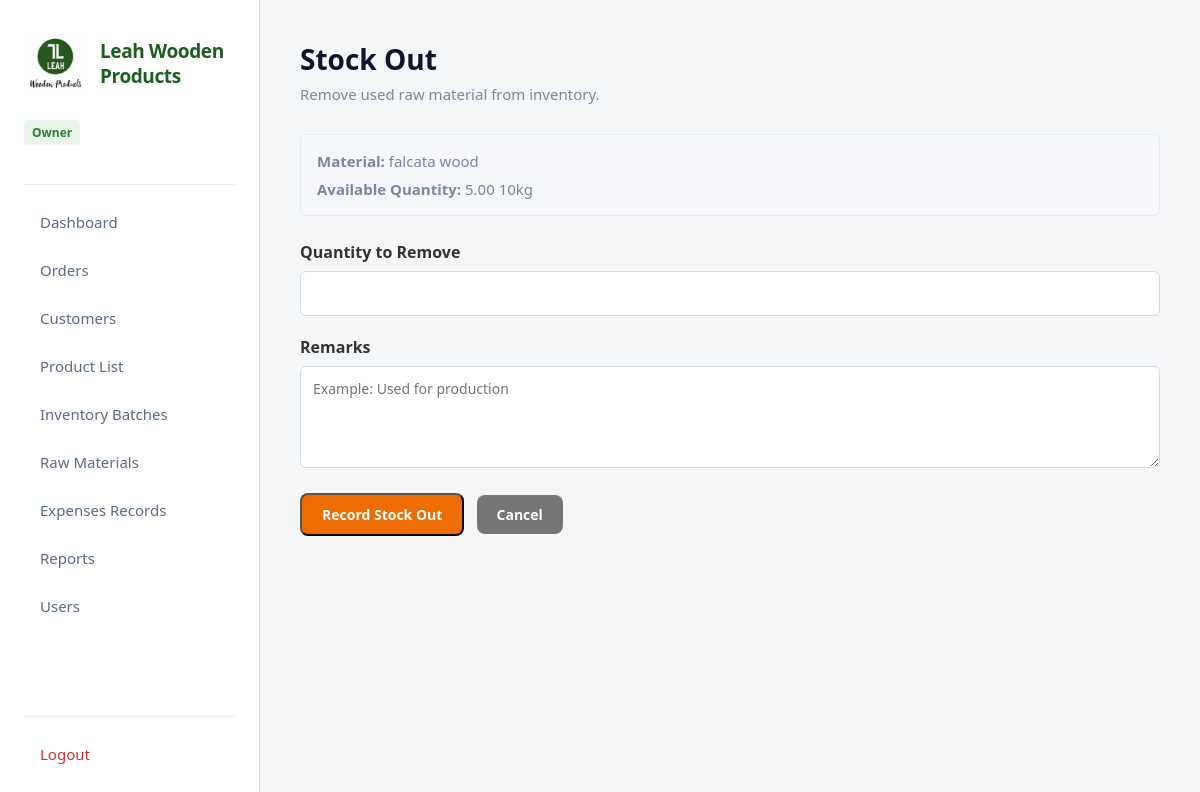
The app's page /raw_materials.php?action=stock_out&id=2 (signed in), older data.
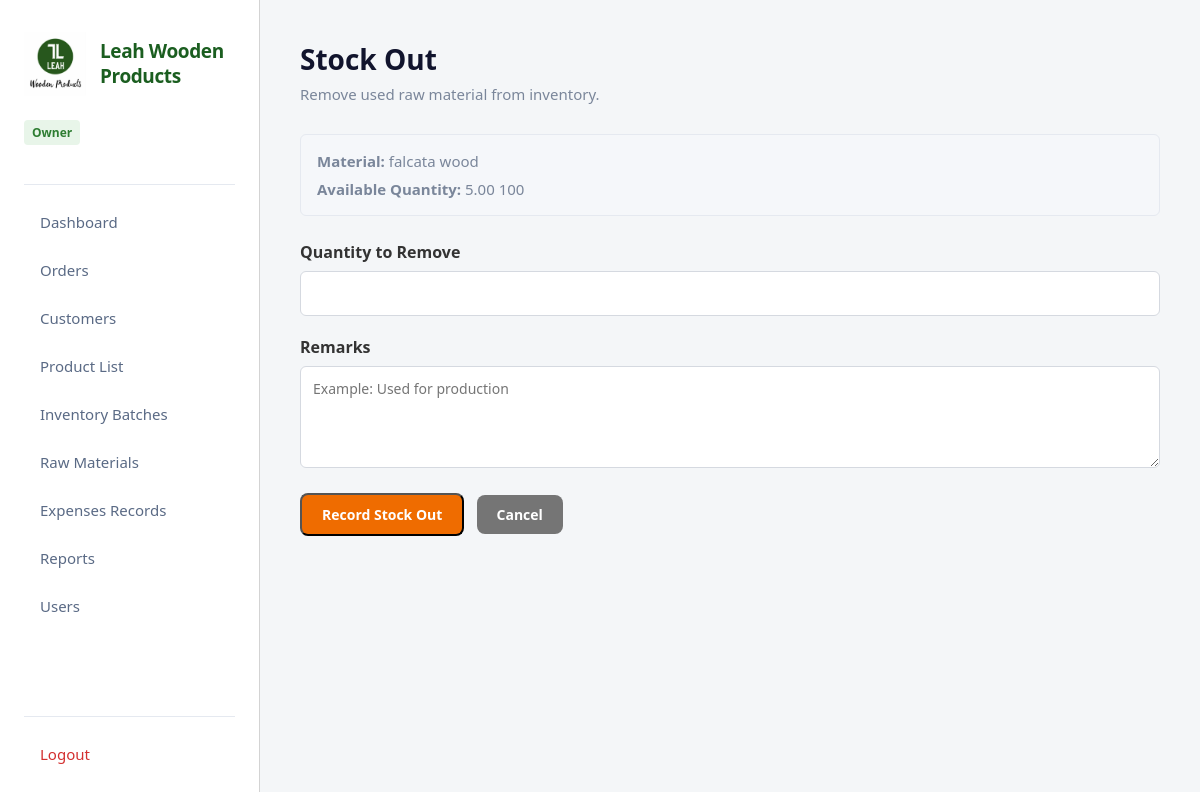
The same page, newer data.
### tables this page shows
CREATE TABLE `raw_materials` (
  `raw_material_id` int(11) NOT NULL,
  `material_name` varchar(150) NOT NULL,
  `description` text DEFAULT NULL,
  `unit` varchar(50) NOT NULL,
  `quantity` decimal(12,2) NOT NULL DEFAULT 0.00,
  `reorder_level` decimal(12,2) NOT NULL DEFAULT 0.00,
  `status` enum('Active','Inactive') NOT NULL DEFAULT 'Active',
  `created_at` datetime NOT NULL DEFAULT current_timestamp(),
  `updated_at` datetime NOT NULL DEFAULT current_timestamp() ON UPDATE current_timestamp()
);

### raw_materials.php (called while the page is built, shortened)
<?php
require_once 'config/database.php';
require_once 'app/controllers/RawMaterialController.php';
$controller = new RawMaterialController();
$controller->handleRequest();

### app/models/RawMaterial.php (called while the page is built, shortened)
<?php
class RawMaterial
{
    private $pdo;
    public function __construct($pdo)
    {
        $this->pdo = $pdo;
    }
    public function getById($id)
    {
        $stmt = $this->pdo->prepare("
            SELECT *
            FROM raw_materials
            WHERE raw_material_id = ?
        ");
        $stmt->execute([$id]);
        return $stmt->fetch(PDO::FETCH_ASSOC);
    }
}

### app/views/raw_materials/stock_out.php (the view, shortened to what this page needs)
<?php include 'app/views/layouts/header.php'; ?>
<div class="container">
    <?php include 'app/views/layouts/sidebar.php'; ?>
    <div class="content">
        <h1>Stock Out</h1>
        <p>
            Remove used raw material from inventory.
        </p>
        <div
            style="
                background:#F5F7FA;
                border:1px solid #E5E9F0;
                border-radius:6px;
                padding:16px;
                margin-bottom:25px;
            "
        >
            <p style="margin-bottom:8px;">
                <strong>Material:</strong>
                <?= htmlspecialchars(
                    $rawMaterial['material_name']
                ); ?>
            </p>
            <p style="margin-bottom:0;">
                <strong>Available Quantity:</strong>
                <?= htmlspecialchars(
                    $rawMaterial['quantity']
                ); ?>
                <?= htmlspecialchars(
                    $rawMaterial['unit']
                ); ?>
            </p>
        </div>
        <form
            method="POST"
            action="raw_materials.php?action=stock_out&id=<?= intval($rawMaterial['raw_material_id']); ?>"
        >
            <div style="margin-bottom:20px;">
                <label
                    for="quantity"
                    style="
                        display:block;
                        margin-bottom:8px;
                        font-weight:600;
                    "
                >
                    Quantity to Remove
                </label>
                <input
                    type="number"
                    id="quantity"
                    name="quantity"
                    min="0.01"
                    max="<?= htmlspecialchars(
                        $rawMaterial['quantity']
                    ); ?>"
                    step="0.01"
                    required
                    style="
                        width:100%;
                        padding:12px;
                        border:1px solid #D5D9E0;
                        border-radius:6px;
                        font-size:14px;
                    "
                >
            </div>
            <div style="margin-bottom:20px;">
                <label
                    for="remarks"
                    style="
                        display:block;
                        margin-bottom:8px;
                        font-weight:600;
                    "
                >
                    Remarks
                </label>
                <textarea
                    id="remarks"
                    name="remarks"
                    rows="4"
                    placeholder="Example: Used for production"
                    style="
                        width:100%;
                        padding:12px;
                        border:1px solid #D5D9E0;
                        border-radius:6px;
                        font-size:14px;
                        resize:vertical;
                    "
                ></textarea>
            </div>
            <button
                type="submit"
                class="btn"
                style="background:#EF6C00;"
            >
                Record Stock Out
            </button>
            <a
                href="raw_materials.php"
                class="btn"
                style="
                    background:#757575;
                    margin-left:8px;
                "
            >
                Cancel
            </a>
        </form>
    </div>
</div>
<?php include 'app/views/layouts/footer.php'; ?>

Row changes from the older to the newer data that the page shows:
changed raw_materials "falcata wood": unit "10kg" → "100"
